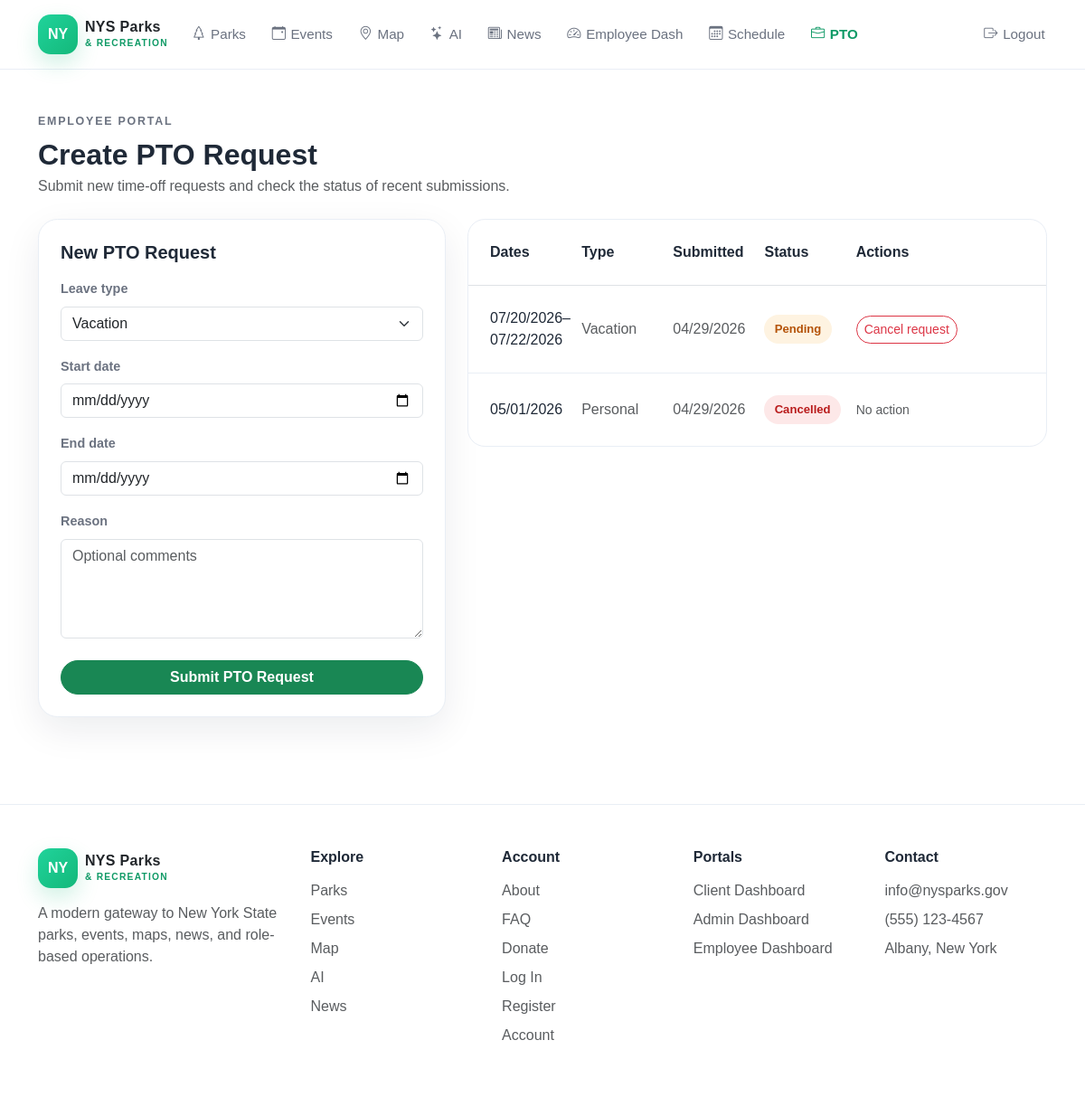
Screenshot of /employee-pto.php (signed in) with the database file from the repository.
### tables this page shows
CREATE TABLE pto_requests (
    id INT AUTO_INCREMENT PRIMARY KEY,
    employee_id INT NOT NULL,
    leave_type VARCHAR(60) NOT NULL,
    start_date DATE NOT NULL,
    end_date DATE NOT NULL,
    reason TEXT NULL,
    pto_status ENUM('pending','approved','denied','cancelled') NOT NULL DEFAULT 'pending',
    reviewed_by INT NULL,
    reviewed_at DATETIME NULL,
    admin_notes TEXT NULL,
    created_at DATETIME NOT NULL DEFAULT CURRENT_TIMESTAMP,
    updated_at DATETIME NOT NULL DEFAULT CURRENT_TIMESTAMP ON UPDATE CURRENT_TIMESTAMP,
    CONSTRAINT fk_pto_employee FOREIGN KEY (employee_id) REFERENCES users(id) ON DELETE CASCADE,
    CONSTRAINT fk_pto_reviewed_by FOREIGN KEY (reviewed_by) REFERENCES users(id) ON DELETE SET NULL,
    CONSTRAINT chk_pto_dates CHECK (start_date <= end_date),
    INDEX idx_pto_employee_status (employee_id, pto_status),
    INDEX idx_pto_dates_status (start_date, end_date, pto_status),
    INDEX idx_pto_reviewed_by (reviewed_by)
);

### bootstrap.php (called while the page is built, shortened)
<?php
function e(?string $value): string {
    return htmlspecialchars((string) $value, ENT_QUOTES, 'UTF-8');
}
function format_date(?string $date, string $format = 'm/d/Y'): string {
    return date($format, strtotime($date));
}
function booking_status_class(string $status): string {
    return match($status){
        'approved','confirmed','completed','attended','registered' => 'status-approved',
        'denied','cancelled','no_show' => 'status-denied',
        default => 'status-pending',
    };
}
?>

### employee-pto.php (the view, shortened to what this page needs)
<?php
require 'bootstrap.php';
$user = require_role($db, 'employee');
$stmt = $db->prepare("SELECT * FROM pto_requests WHERE employee_id=? ORDER BY created_at DESC");
$stmt->execute([$user['id']]);
$requests = $stmt->fetchAll();
?>
<!DOCTYPE html>
<html lang="en">
<head>
  <link href="https://cdn.jsdelivr.net/npm/bootstrap@5.3.3/dist/css/bootstrap.min.css" rel="stylesheet" />
  <link rel="stylesheet" href="https://cdn.jsdelivr.net/npm/bootstrap-icons@1.11.3/font/bootstrap-icons.min.css" />
  <link rel="stylesheet" href="css/styles.css" />
</head>
<body data-page="employee-pto">
  <header class="site-header">
    <nav class="container py-3 d-flex flex-column flex-lg-row align-items-lg-center justify-content-between gap-3">
      <section class="d-flex flex-column flex-lg-row align-items-lg-center gap-3 gap-lg-4">
        <a href="index.php" class="brand-link text-decoration-none d-inline-flex align-items-center gap-2">
          <span class="brand-badge">NY</span>
          <span class="brand-mark text-dark">
            NYS Parks<br />
            <small>&amp; RECREATION</small>
          </span>
        </a>
        <ul class="list-unstyled d-flex flex-wrap gap-3 gap-lg-4 m-0 align-items-center">
          <li><a href="parks.php" class="nav-link-custom" data-page-link="parks"><i class="bi bi-tree"></i>Parks</a></li>
          <li><a href="events.php" class="nav-link-custom" data-page-link="events"><i class="bi bi-calendar-event"></i>Events</a></li>
          <li><a href="map.php" class="nav-link-custom" data-page-link="map"><i class="bi bi-geo-alt"></i>Map</a></li>
          <li><a href="ai.php" class="nav-link-custom" data-page-link="ai"><i class="bi bi-stars"></i>AI</a></li>
          <li><a href="news.php" class="nav-link-custom" data-page-link="news"><i class="bi bi-newspaper"></i>News</a></li>
          <li><a href="employee-dashboard.php" class="nav-link-custom" data-page-link="employee-dashboard"><i class="bi bi-speedometer2"></i>Employee Dash</a></li>
          <li><a href="employee-schedule.php" class="nav-link-custom" data-page-link="employee-schedule"><i class="bi bi-calendar3"></i>Schedule</a></li>
          <li><a href="employee-pto.php" class="nav-link-custom active" data-page-link="employee-pto"><i class="bi bi-briefcase"></i>PTO</a></li>
        </ul>
      </section>
      <ul class="list-unstyled d-flex flex-wrap gap-3 m-0 align-items-center">
        <li><a href="logout.php" class="nav-link-custom" data-page-link="logout"><i class="bi bi-box-arrow-right"></i>Logout</a></li>
      </ul>
    </nav>
  </header>
  <main class="py-5">
    <section class="container">
      <header class="mb-4">
        <p class="section-kicker mb-2">Employee portal</p>
        <h1 class="h2 fw-bold mb-1">Create PTO Request</h1>
        <p class="text-muted mb-0">Submit new time-off requests and check the status of recent submissions.</p>
      </header>
      <section class="row g-4">
        <article class="col-xl-5">
          <section class="form-panel p-4 h-100">
            <h2 class="h5 fw-bold mb-3">New PTO Request</h2>
            <form method="post">
              <label class="form-label">Leave type</label>
              <select name="leave_type" class="form-select mb-3"><option>Vacation</option><option>Sick Leave</option><option>Personal Leave</option><option>Bereavement</option></select>
              <label class="form-label">Start date</label>
              <input type="date" name="start_date" class="form-control mb-3" required />
              <label class="form-label">End date</label>
              <input type="date" name="end_date" class="form-control mb-3" required />
              <label class="form-label">Reason</label>
              <textarea rows="4" name="reason" class="form-control mb-4" placeholder="Optional comments"></textarea>
              <button type="submit" class="btn btn-success rounded-pill w-100 fw-semibold">Submit PTO Request</button>
            </form>
          </section>
        </article>
        <article class="col-xl-7">
          <section class="list-shell">
            <section class="p-4 border-bottom">
              <section class="row g-3">
                <article class="col-md-2 fw-bold">Dates</article>
                <article class="col-md-2 fw-bold">Type</article>
                <article class="col-md-2 fw-bold">Submitted</article>
                <article class="col-md-2 fw-bold">Status</article>
                <article class="col-md-4 fw-bold">Actions</article>
              </section>
            </section>
            <?php foreach ($requests as $i => $row): ?>
            <section class="<?= $i < count($requests) - 1 ? 'list-row' : '' ?> p-4"><section class="row g-3 align-items-center"><article class="col-md-2"><?= format_date($row['start_date']) ?><?= $row['start_date'] !== $row['end_date'] ? '–' . format_date($row['end_date']) : '' ?></article><article class="col-md-2 text-muted"><?= e($row['leave_type']) ?></article><article class="col-md-2 text-muted"><?= format_date($row['created_at']) ?></article><article class="col-md-2"><span class="status-pill <?= booking_status_class($row['pto_status']) ?>"><?= e(ucfirst($row['pto_status'])) ?></span></article><article class="col-md-4"><?php if ($row['pto_status'] === 'pending'): ?><form method="post" class="mb-0"><input type="hidden" name="action" value="cancel"><input type="hidden" name="pto_id" value="<?= (int)$row['id'] ?>"><button class="btn btn-sm btn-outline-danger rounded-pill" type="submit">Cancel request</button></form><?php else: ?><span class="text-muted small">No action</span><?php endif; ?></article></section></section>
            <?php endforeach; ?>
          </section>
        </article>
      </section>
    </section>
  </main>
  <footer class="footer-shell py-5 mt-5">
    <section class="container">
      <section class="footer-five">
        <article class="footer-block footer-brand">
          <a href="index.php" class="brand-link text-decoration-none d-inline-flex align-items-center gap-2 mb-3">
            <span class="brand-badge">NY</span>
            <span class="brand-mark text-dark">
              NYS Parks<br />
              <small>&amp; RECREATION</small>
            </span>
          </a>
          <p class="text-muted mb-0">
            A modern gateway to New York State parks, events, maps, news, and role-based operations.
          </p>
        </article>
        <article class="footer-block">
          <h2 class="h6 fw-bold mb-3">Explore</h2>
          <ul class="list-unstyled m-0">
            <li class="mb-2"><a href="parks.php" class="text-muted text-decoration-none">Parks</a></li>
            <li class="mb-2"><a href="events.php" class="text-muted text-decoration-none">Events</a></li>
            <li class="mb-2"><a href="map.php" class="text-muted text-decoration-none">Map</a></li>
            <li class="mb-2"><a href="ai.php" class="text-muted text-decoration-none">AI</a></li>
            <li class="mb-2"><a href="news.php" class="text-muted text-decoration-none">News</a></li>
          </ul>
        </article>
        <article class="footer-block">
          <h2 class="h6 fw-bold mb-3">Account</h2>
          <ul class="list-unstyled m-0">
            <li class="mb-2"><a href="about.php" class="text-muted text-decoration-none">About</a></li>
            <li class="mb-2"><a href="faq.php" class="text-muted text-decoration-none">FAQ</a></li>
            <li class="mb-2"><a href="donate.php" class="text-muted text-decoration-none">Donate</a></li>
            <li class="mb-2"><a href="login.php" class="text-muted text-decoration-none">Log In</a></li>
            <li class="mb-2"><a href="register.php" class="text-muted text-decoration-none">Register</a></li>
            <li class="mb-2"><a href="account.php" class="text-muted text-decoration-none">Account</a></li>
          </ul>
        </article>
        <article class="footer-block">
          <h2 class="h6 fw-bold mb-3">Portals</h2>
          <ul class="list-unstyled m-0">
            <li class="mb-2"><a href="client-dashboard.php" class="text-muted text-decoration-none">Client Dashboard</a></li>
            <li class="mb-2"><a href="admin-dashboard.php" class="text-muted text-decoration-none">Admin Dashboard</a></li>
            <li class="mb-2"><a href="employee-dashboard.php" class="text-muted text-decoration-none">Employee Dashboard</a></li>
          </ul>
        </article>
        <article class="footer-block">
          <h2 class="h6 fw-bold mb-3">Contact</h2>
          <p class="text-muted mb-2">info@nysparks.gov</p>
          <p class="text-muted mb-2">(555) 123-4567</p>
          <p class="text-muted mb-0">Albany, New York</p>
        </article>
      </section>
    </section>
  </footer>
</body>
</html>

### css/styles.css (style rules this page uses)
:root { --nys-green: #14b87a; --nys-green-dark: #0f9a66; --nys-teal: #74f0cf; --nys-navy: #0f1834; --nys-navy-2: #142347; --nys-text: #1f2937; --nys-muted: #6b7280; --nys-border: #e9eef5; --nys-surface: #ffffff; --nys-surface-soft: #f7fafc; --nys-shadow: 0 14px 40px rgba(15, 24, 52, 0.08); --nys-radius-lg: 1.35rem; --nys-radius-xl: 1.75rem; }
html { scroll-behavior: smooth; }
body { margin: 0; font-family: Arial, Helvetica, sans-serif; color: var(--nys-text); background: #ffffff; }
a { transition: 0.2s ease; }
main { min-height: calc(100vh - 170px); }
.site-header { background: rgba(255, 255, 255, 0.94); backdrop-filter: blur(8px); border-bottom: 1px solid var(--nys-border); position: sticky; top: 0; z-index: 1000; }
.brand-link { color: inherit; }
.brand-badge { width: 44px; height: 44px; border-radius: 14px; display: inline-flex; align-items: center; justify-content: center; background: linear-gradient(135deg, #20d39b, #14b87a); color: #ffffff; font-weight: 700; box-shadow: 0 10px 24px rgba(20, 184, 122, 0.2); }
.brand-mark { line-height: 1; font-weight: 700; letter-spacing: 0.02em; }
.brand-mark small { color: var(--nys-green-dark); letter-spacing: 0.12em; font-size: 0.64rem; }
.nav-link-custom { color: var(--nys-muted); font-size: 0.95rem; font-weight: 500; text-decoration: none; padding: 0.35rem 0.15rem; display: inline-flex; align-items: center; gap: 0.35rem; }
.active-link { color: var(--nys-green-dark); font-weight: 700; }
.section-kicker { color: var(--nys-muted); text-transform: uppercase; letter-spacing: 0.14em; font-size: 0.78rem; font-weight: 700; }
.list-shell { background: #ffffff; border: 1px solid var(--nys-border); border-radius: 1.2rem; overflow: hidden; }
.list-row { border-bottom: 1px solid var(--nys-border); }
.status-pill { display: inline-flex; align-items: center; gap: 0.35rem; border-radius: 999px; padding: 0.38rem 0.7rem; font-size: 0.82rem; font-weight: 700; }
.status-pending { background: rgba(245, 158, 11, 0.12); color: #b45309; }
.status-denied, .status-cancelled { background: rgba(239, 68, 68, 0.12); color: #b91c1c; }
.form-panel { background: #ffffff; border-radius: 1.35rem; border: 1px solid var(--nys-border); box-shadow: var(--nys-shadow); }
.form-label { font-size: 0.9rem; font-weight: 700; color: var(--nys-muted); }
.footer-shell { border-top: 1px solid var(--nys-border); background: #ffffff; }
.footer-five { display: flex; flex-wrap: wrap; gap: 2rem; align-items: flex-start; }
.footer-five .footer-block { flex: 1 1 180px; min-width: 0; }
.footer-five .footer-brand { flex: 1.35 1 260px; }
@media (min-width: 992px) { .footer-five { flex-wrap: nowrap !important; gap: 2rem; } }
@media (min-width: 992px) { .footer-five .footer-block { flex: 1 1 0 !important; width: auto !important; } }
@media (min-width: 992px) { .footer-five .footer-brand { flex: 1.5 1 0 !important; } }

### rows the page displays
pto_requests: start_date "07/20/2026", end_date "07/22/2026", leave_type "Vacation", created_at "04/29/2026", pto_status "Pending"
pto_requests: start_date "05/01/2026", leave_type "Personal", created_at "04/29/2026", pto_status "Cancelled", shows "No action"
